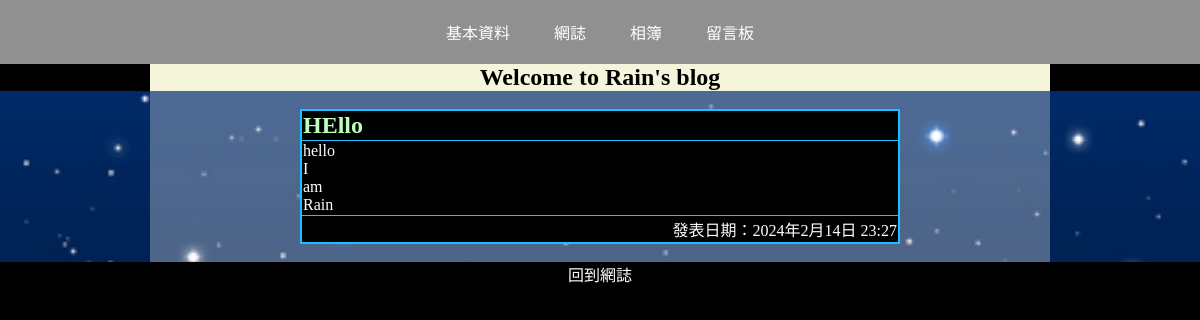
Screenshot of /articles/8 with the database file from the repository.
### crudpractice/models.py (models this page shows, shortened)
class Article(models.Model):
    username = models.CharField(max_length=20, null=False)
    title = models.CharField(max_length=40, null=False)
    content = models.TextField(max_length=2000, null=False)
    datestart = models.DateTimeField()
    datelast = models.DateTimeField(default=now())

### crudpractice/views.py (the view)
# urls.py: path('articles/<int:articleid>', views.articles),
def articles(request, articleid=0):
    article_obj = Article.objects.get(id=articleid)
    title = article_obj.title
    content = article_obj.content
    datestart = article_obj.datestart
    datelast = article_obj.datelast
    return render(request, 'articles.html', locals())

### templates/articles.html (shortened to what this page needs)
<!DOCTYPE html>
<html lang="en">
<head>
    <link rel="stylesheet" href="/static/style.css">
</head>
<body>
    <div class="connection">
        <a href="/user_profile">基本資料</a>
        <a href="/blog">網誌</a>
        <a href="/album">相簿</a>
        <a href="/board">留言板</a>
    </div>
    <h2>Welcome to Rain's blog</h2>
    <div class="bgc">
        <div class="bgc2">
            <br>
            <table border="1">
                <tr>
                    <th style="text-align: left; color: rgb(189, 255, 189); font-size: 24px;">{{title}}</th>
                    <tr>
                        <td>
                            {{content|linebreaksbr}}
                        </td>
                    </tr>
                    <tr>
                        <td style="text-align: right">發表日期：{{datestart}}</td>
                    </tr>
                </tr>
            </table>
            <br>
        </div>
    </div>
    <a href="/blog" style="text-decoration: none; color: white;">回到網誌</a>
</body>
</html>

### static/style.css (style rules this page uses)
body { margin: 0; padding: 0; text-align: center; background-color: #000000; }
.connection { margin: auto; padding: 20px; background-color: #909090; }
.connection a { padding: 20px; text-decoration: none; color: #fff; }
table { border-collapse: collapse; width: 400px; border: 2px solid #18c1ff; margin: auto; text-align: left; background-color: #000; color: #fff; }
.bgc { background-image: url(/static/bg1.jpeg); background-size: cover; margin: auto; padding: auto; }
h2, h3, h6 { background-color: beige; margin: auto; width: 900px; }
.bgc2 { width: 900px; background-color: rgba(255, 255, 255, 0.3); margin: auto; }

### templates/articles.html (style rules this page uses)
table { width: 600px; }

### rows the page displays
Article: title "HEllo", content "hello I am Rain", datestart "2024年2月14日 23:27"
